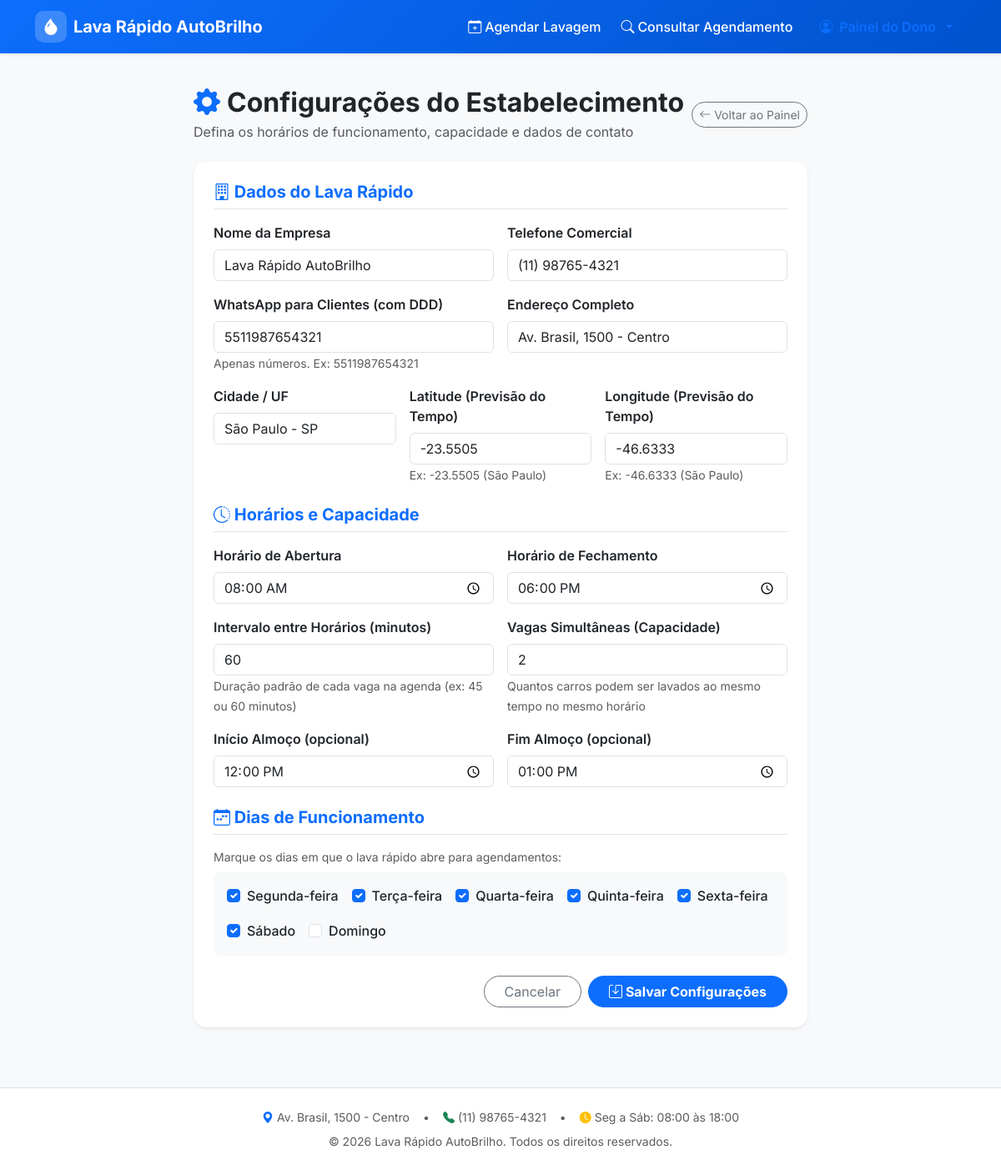
Page /painel/configuracoes/ (signed in) on the earlier database version.
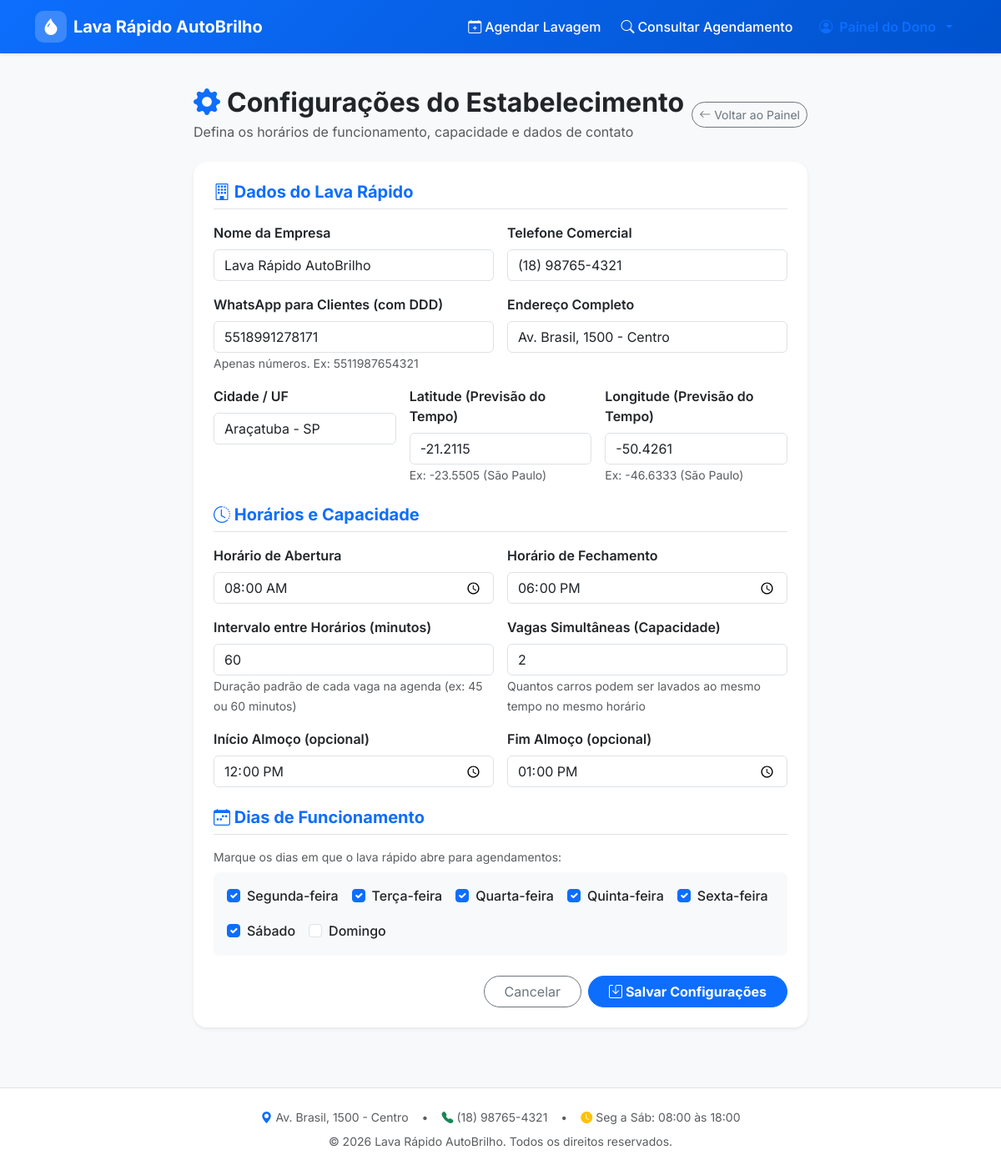
Same page on the later database version.
### agendamentos/models.py (models this page shows, shortened)
class ConfiguracaoLavaRapido(models.Model):
    nome_empresa = models.CharField(max_length=120, default="Lava Rápido AutoBrilho", verbose_name="Nome do Lava Rápido")
    telefone = models.CharField(max_length=25, default="(11) 98765-4321", verbose_name="Telefone de Contato")
    whatsapp = models.CharField(max_length=20, default="5511987654321", verbose_name="WhatsApp (apenas números com DDD)")
    endereco = models.CharField(max_length=255, default="Av. Brasil, 1500 - Centro", verbose_name="Endereço")
    horario_abertura = models.TimeField(default=time(8, 0), verbose_name="Horário de Abertura")
    horario_fechamento = models.TimeField(default=time(18, 0), verbose_name="Horário de Fechamento")
    intervalo_minutos = models.PositiveIntegerField(default=45, verbose_name="Intervalo entre Horários (minutos)")
    vagas_simultaneas = models.PositiveIntegerField(default=2, verbose_name="Vagas Simultâneas (Capacidade)")
    dias_funcionamento = models.CharField(
        max_length=50,
        default="0,1,2,3,4,5",
        verbose_name="Dias de Funcionamento (0=Seg até 6=Dom)",
        help_text="Separados por vírgula. Ex: 0,1,2,3,4,5 para Segunda a Sábado"
    )
    pausa_almoco_inicio = models.TimeField(null=True, blank=True, default=time(12, 0), verbose_name="Início Almoço")
    pausa_almoco_fim = models.TimeField(null=True, blank=True, default=time(13, 0), verbose_name="Fim Almoço")
    cidade = models.CharField(max_length=100, default="São Paulo - SP", verbose_name="Cidade")
    latitude = models.FloatField(default=-23.5505, verbose_name="Latitude (para Previsão do Tempo)")
    longitude = models.FloatField(default=-46.6333, verbose_name="Longitude (para Previsão do Tempo)")
    class Meta:
        verbose_name = "Configuração do Lava Rápido"
        verbose_name_plural = "Configurações do Lava Rápido"
    @classmethod
    def get_config(cls):
        config, _ = cls.objects.get_or_create(id=1)
        return config

### agendamentos/views.py (the view)
# urls.py: path('painel/configuracoes/', views.configuracoes_view, name='configuracoes'),
@login_required
def configuracoes_view(request):
    config = ConfiguracaoLavaRapido.get_config()
    if request.method == 'POST':
        form = ConfiguracaoForm(request.POST, instance=config)
        if form.is_valid():
            form.save()
            messages.success(request, "Configurações atualizadas com sucesso!")
            return redirect('configuracoes')
        else:
            messages.error(request, "Erro ao salvar configurações. Verifique os dados inseridos.")
    else:
        form = ConfiguracaoForm(instance=config)
    return render(request, 'agendamentos/configuracoes.html', {'form': form, 'config': config})

### agendamentos/templates/agendamentos/configuracoes.html (shortened to what this page needs)
{% extends "base.html" %}
{% block content %}
<div class="container py-4">
    <div class="row justify-content-center">
        <div class="col-lg-8">
            <div class="d-flex align-items-center justify-content-between mb-4">
                <div>
                    <h2 class="fw-bold mb-1 d-flex align-items-center gap-2">
                        <i class="bi bi-gear-fill text-primary"></i> Configurações do Estabelecimento
                    </h2>
                    <p class="text-muted mb-0">Defina os horários de funcionamento, capacidade e dados de contato</p>
                </div>
                <a href="{% url 'dashboard' %}" class="btn btn-outline-secondary rounded-pill btn-sm">
                    <i class="bi bi-arrow-left"></i> Voltar ao Painel
                </a>
            </div>
            <div class="card border-0 shadow-sm rounded-4 bg-white p-4">
                <form method="POST">
                    <h5 class="fw-bold mb-3 border-bottom pb-2 text-primary">
                        <i class="bi bi-building"></i> Dados do Lava Rápido
                    </h5>
                    <div class="row g-3 mb-4">
                        <div class="col-md-6">
                            <label class="form-label fw-semibold">Nome da Empresa</label>
                            {{ form.nome_empresa }}
                        </div>
                        <div class="col-md-6">
                            <label class="form-label fw-semibold">Telefone Comercial</label>
                            {{ form.telefone }}
                        </div>
                        <div class="col-md-6">
                            <label class="form-label fw-semibold">WhatsApp para Clientes (com DDD)</label>
                            {{ form.whatsapp }}
                            <small class="text-muted">Apenas números. Ex: 5511987654321</small>
                        </div>
                        <div class="col-md-6">
                            <label class="form-label fw-semibold">Endereço Completo</label>
                            {{ form.endereco }}
                        </div>
                        <div class="col-md-4">
                            <label class="form-label fw-semibold">Cidade / UF</label>
                            {{ form.cidade }}
                        </div>
                        <div class="col-md-4">
                            <label class="form-label fw-semibold">Latitude (Previsão do Tempo)</label>
                            {{ form.latitude }}
                            <small class="text-muted">Ex: -23.5505 (São Paulo)</small>
                        </div>
                        <div class="col-md-4">
                            <label class="form-label fw-semibold">Longitude (Previsão do Tempo)</label>
                            {{ form.longitude }}
                            <small class="text-muted">Ex: -46.6333 (São Paulo)</small>
                        </div>
                    </div>
                    <h5 class="fw-bold mb-3 border-bottom pb-2 text-primary">
                        <i class="bi bi-clock-history"></i> Horários e Capacidade
                    </h5>
                    <div class="row g-3 mb-4">
                        <div class="col-md-6">
                            <label class="form-label fw-semibold">Horário de Abertura</label>
                            {{ form.horario_abertura }}
                        </div>
                        <div class="col-md-6">
                            <label class="form-label fw-semibold">Horário de Fechamento</label>
                            {{ form.horario_fechamento }}
                        </div>
                        <div class="col-md-6">
                            <label class="form-label fw-semibold">Intervalo entre Horários (minutos)</label>
                            {{ form.intervalo_minutos }}
                            <small class="text-muted">Duração padrão de cada vaga na agenda (ex: 45 ou 60 minutos)</small>
                        </div>
                        <div class="col-md-6">
                            <label class="form-label fw-semibold">Vagas Simultâneas (Capacidade)</label>
                            {{ form.vagas_simultaneas }}
                            <small class="text-muted">Quantos carros podem ser lavados ao mesmo tempo no mesmo horário</small>
                        </div>
                        <div class="col-md-6">
                            <label class="form-label fw-semibold">Início Almoço (opcional)</label>
                            {{ form.pausa_almoco_inicio }}
                        </div>
                        <div class="col-md-6">
                            <label class="form-label fw-semibold">Fim Almoço (opcional)</label>
                            {{ form.pausa_almoco_fim }}
                        </div>
                    </div>
                    <h5 class="fw-bold mb-3 border-bottom pb-2 text-primary">
                        <i class="bi bi-calendar-week"></i> Dias de Funcionamento
                    </h5>
                    <div class="mb-4">
                        <p class="text-muted small mb-2">Marque os dias em que o lava rápido abre para agendamentos:</p>
                        <div class="d-flex flex-wrap gap-3 p-3 bg-light rounded-3">
                            {% for checkbox in form.dias_selecionados %}
                                <div class="form-check">
                                    {{ checkbox.tag }}
                                    <label class="form-check-label fw-medium" for="{{ checkbox.id_for_label }}">
                                        {{ checkbox.choice_label }}
                                    </label>
                                </div>
                            {% endfor %}
                        </div>
                    </div>
                    <div class="d-flex justify-content-end gap-2">
                        <a href="{% url 'dashboard' %}" class="btn btn-outline-secondary rounded-pill px-4">Cancelar</a>
                        <button type="submit" class="btn btn-primary rounded-pill px-4 fw-bold">
                            <i class="bi bi-save"></i> Salvar Configurações
                        </button>
                    </div>
                </form>
            </div>
        </div>
    </div>
</div>
{% endblock %}

### agendamentos/templates/base.html (shortened to what this page needs)
<!DOCTYPE html>
<html lang="pt-BR">
<head>
    <link href="https://cdn.jsdelivr.net/npm/bootstrap@5.3.3/dist/css/bootstrap.min.css" rel="stylesheet">
    <link href="https://cdn.jsdelivr.net/npm/bootstrap-icons@1.11.3/font/bootstrap-icons.min.css" rel="stylesheet">
    <link rel="stylesheet" href="/static/css/custom.css">
</head>
<body class="bg-light d-flex flex-column min-vh-100">
    <nav class="navbar navbar-expand-lg navbar-dark bg-primary sticky-top shadow-sm main-navbar">
        <div class="container">
            <a class="navbar-brand d-flex align-items-center gap-2 fw-bold" href="{% url 'home' %}">
                <span class="brand-icon d-flex align-items-center justify-content-center">
                    <i class="bi bi-droplet-fill"></i>
                </span>
                <span>{{ config.nome_empresa|default:"AutoBrilho Lava Rápido" }}</span>
            </a>
            <div class="collapse navbar-collapse" id="navbarContent">
                <ul class="navbar-nav ms-auto align-items-lg-center gap-2 mt-2 mt-lg-0">
                    <li class="nav-item">
                        <a class="nav-link text-white fw-medium d-flex align-items-center gap-1" href="{% url 'home' %}">
                            <i class="bi bi-calendar-plus"></i> Agendar Lavagem
                        </a>
                    </li>
                    <li class="nav-item">
                        <button class="nav-link btn btn-link text-white fw-medium d-flex align-items-center gap-1 border-0" data-bs-toggle="modal" data-bs-target="#modalConsultarAgendamento">
                            <i class="bi bi-search"></i> Consultar Agendamento
                        </button>
                    </li>
                    {% if user.is_authenticated %}
                        <li class="nav-item dropdown">
                            <a class="nav-link dropdown-toggle btn btn-light text-primary px-3 py-1 rounded-pill fw-semibold d-flex align-items-center gap-2" href="#" role="button" data-bs-toggle="dropdown" aria-expanded="false">
                                <i class="bi bi-person-circle"></i> Painel do Dono
                            </a>
                        </li>
                    {% else %}
                        <li class="nav-item">
                            <a class="btn btn-outline-light btn-sm rounded-pill px-3 fw-medium d-flex align-items-center gap-1" href="{% url 'login' %}">
                                <i class="bi bi-lock-fill"></i> Área do Dono
                            </a>
                        </li>
                    {% endif %}
                </ul>
            </div>
        </div>
    </nav>
    <main class="flex-grow-1">
        {% block content %}{% endblock %}
    </main>
    <footer class="bg-white border-top py-4 mt-5">
        <div class="container text-center text-muted small">
            <div class="d-flex flex-wrap justify-content-center align-items-center gap-3 mb-2">
                <span class="d-flex align-items-center gap-1">
                    <i class="bi bi-geo-alt-fill text-primary"></i> {{ config.endereco|default:"Endereço não cadastrado" }}
                </span>
                <span>•</span>
                <span class="d-flex align-items-center gap-1">
                    <i class="bi bi-telephone-fill text-success"></i> {{ config.telefone|default:"(11) 98765-4321" }}
                </span>
                <span>•</span>
                <span class="d-flex align-items-center gap-1">
                    <i class="bi bi-clock-fill text-warning"></i> Seg a Sáb: {{ config.horario_abertura|time:"H:i" }} às {{ config.horario_fechamento|time:"H:i" }}
                </span>
            </div>
            <p class="mb-0">© 2026 {{ config.nome_empresa|default:"AutoBrilho Lava Rápido" }}. Todos os direitos reservados.</p>
        </div>
    </footer>
</body>
</html>

### agendamentos/static/css/custom.css (style rules this page uses)
:root { --primary-color: #0d6efd; --primary-dark: #0a58ca; --primary-subtle: #e7f1ff; --accent-cyan: #0dcaf0; --success-color: #198754; --text-dark: #212529; --bg-light: #f8fafc; }
body { font-family: 'Inter', -apple-system, BlinkMacSystemFont, "Segoe UI", Roboto, sans-serif; background-color: var(--bg-light); color: var(--text-dark); }
.main-navbar { background: linear-gradient(135deg, #0d6efd 0%, #0052cc 100%) !important; }
.brand-icon { width: 38px; height: 38px; background: rgba(255, 255, 255, 0.2); border-radius: 10px; font-size: 1.25rem; color: #fff; backdrop-filter: blur(4px); }

Differences in the rows shown:
changed ConfiguracaoLavaRapido "Lava Rápido AutoBrilho": telefone "(11) 98765-4321" → "(18) 98765-4321"; whatsapp "5511987654321" → "5518991278171"; cidade "São Paulo - SP" → "Araçatuba - SP"; latitude "-23.5505" → "-21.2115"; longitude "-46.6333" → "-50.4261"
